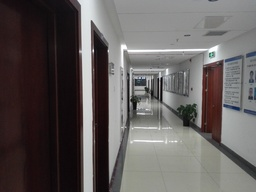
#> input picture Image/Corridor_l_low.jpg, 256 x 192 px, shrunk from 1000 x 750 before the run
$ python Canny_Hough_line.py   (Python 2 division)
#> lines starting #> are read from the running program, lines starting #| are printed output that depends on the picture
### HoughTransform.py
# hough_line_transform.py
'''
    Transform the image to hough space.
'''
import numpy as np
from collections import defaultdict
import pdb


def init_hough_img():
    return [0, []]


def hough_line_transform(img_bin, theta_res=1, rho_res=1, thr=100):
    '''
    input:
                img_bin: The edge image of the original image.
                theta_res: resolution of theta.
                rho_res: resolution of rho
                thr: threshold of the support of the (theta, rho) combination
    --------------------------------------------------------------------------
    output:
                hough_result:{(theta, rho):[support, [(y, x)...]]}
    '''
    print "hough start:\n"
    height, width = img_bin.shape
    theta_range = np.linspace(0.0, np.pi, np.ceil(180.0 / theta_res))
    rho_max = np.sqrt((width - 1) ** 2 + (height - 1)**2)
    rho_max = np.ceil(rho_max / rho_res)
    rho = np.linspace(-rho_max, rho_max, 2 * rho_max + 1)
    Hough_image = defaultdict(init_hough_img)
    for x in xrange(width - 1):
        for y in xrange(height - 1):
            if img_bin[y][x] > 0:
                for theta_id in xrange(len(theta_range)):
                    theta = theta_range[theta_id]
                    rhoVal = x * np.cos(theta) + y * np.sin(theta)
                    rhoIdx = np.argmin(np.abs(rho-rhoVal))
                    Hough_image[(theta_id, rhoIdx)][0] += 1
                    Hough_image[(theta_id, rhoIdx)][1].append((y, x))
                    # if Hough_image[(theta_id, rhoIdx)][0] > 100:
                    #     print "get "

    # Hough_image = sorted(Hough_image.items(), key=lambda (k, a): a[0])
    return Hough_image

### Canny_Hough_line.py
# Canny_Hough_line.py
'''
This program is to detect the line segment from an image.
Canny edge detection algorithm is used to detect the edge.
Hough line detection algorithm is used to detect the line.
In order to decrease the time of computation, both method is
combined.
'''
import cv2
import numpy as np
import HoughTransform


def traverse(i, j, img_h, img_l):
    '''
    Traverse the 8-neighbor of the (i, j) point of high magnitute image
    of sobel result. If there is any low sobel point in its neighbor, it is
    selected and this traverse is passed to the new sobel point.
    '''
    neighbor = [(-1, -1), (-1, 0), (-1, 1), (0, -1),
                (0, 1), (1, -1), (1, 0), (1, 1)]
    for dy, dx in neighbor:
        if img_h[i + dy][j + dx] == 0 and img_l[i + dy][j + dx]:
            img_h[i + dy][j + dx] = 250
            traverse(i + dy, j + dx, img_h, img_l)

img = cv2.imread('./Image/Corridor_l_low.jpg')
#> img is the input picture: shape (192, 256, 3); mean B, G, R 92.9, 94, 98.8
gray = cv2.cvtColor(img, cv2.COLOR_BGR2GRAY)
gray = cv2.GaussianBlur(gray, (5, 5), 0)

# sobel
grad_x = np.zeros(gray.shape, dtype=float)
grad_y = np.zeros(gray.shape, dtype=float)
sobel_x = [[-1, 0, 1],
           [-2, 0, 2],
           [-1, 0, 1]]
sobel_x = np.array(sobel_x)
sobel_x = sobel_x.reshape(9)
sobel_y = [[-1, -2, -1],
           [0, 0, 0],
           [1, 2, 1]]
sobel_y = np.array(sobel_y)
sobel_y = sobel_y.reshape(9)
width = gray.shape[1]
#> width = 256
height = gray.shape[0]
#> height = 192

for x in xrange(1, width - 1):
    for y in xrange(1, height - 1):
        neigbor = gray[y - 1:y + 2, x - 1:x + 2]
        d_x = np.dot(sobel_x, neigbor.reshape(9))
        d_y = np.dot(sobel_y, neigbor.reshape(9))
        grad_x[y][x] = d_x
        grad_y[y][x] = d_y
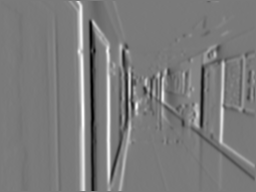
#> grad_x: shape (192, 256) float64; min -396, max 428, mean 2.8; drawn with min black and max white
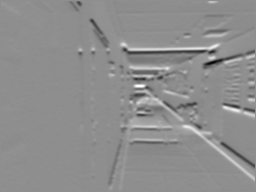
#> grad_y: shape (192, 256) float64; min -370, max 292, mean -0.7; drawn with min black and max white
sobel_mag = np.hypot(grad_x, grad_y)
sobel_dir = np.arctan2(grad_y, grad_x)
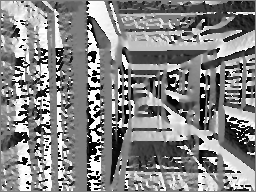
#> sobel_dir: shape (192, 256) float64; min -3.14, max 3.14, mean 0.141; drawn with min black and max white
mag_sup = sobel_mag

dirs = {('v', 0): [67.5 * np.pi / 180, 112.5 * np.pi / 180],
        # ('h', 3): [[0, 22.5 * np.pi / 180], [157.5*np.pi / 180, np.pi]],
        ('up_r', 1): [22.5 * np.pi / 180, 67.5 * np.pi / 180],
        ('up_l', 2): [112.5 * np.pi / 180, 157.5 * np.pi / 180]}
# round the diretions to one of four directions
for x in xrange(1, width - 1):
    for y in xrange(1, height - 1):
        for key, agree in dirs.iteritems():
            if agree[0] <= sobel_dir[y][x] < agree[1] or\
                    -agree[1] <= sobel_dir[y][x] < -agree[0]:
                sobel_dir[y][x] = key[1]
                break
        else:
            sobel_dir[y][x] = 3
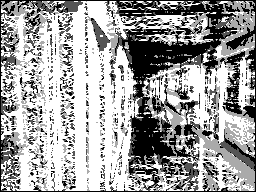
#> sobel_dir: shape (192, 256) float64; min 0, max 3, mean 1.89; drawn with min black and max white
# Non Maximum Suppression
for x in xrange(1, width - 1):
    for y in xrange(1, height - 1):
        if sobel_dir[y][x] == 0:  # vertical
            if sobel_mag[y][x] <= sobel_mag[y][x + 1] or \
                    sobel_mag[y][x] <= sobel_mag[y][x - 1]:
                mag_sup[y][x] = 0
        elif sobel_dir[y][x] == 1:  # up right
            if sobel_mag[y][x] <= sobel_mag[y - 1][x + 1] or \
                    sobel_mag[y][x] <= sobel_mag[y + 1][x - 1]:
                mag_sup[y][x] = 0
        elif sobel_dir[y][x] == 2:  # up left
            if sobel_mag[y][x] <= sobel_mag[y - 1][x - 1] or\
                    sobel_mag[y][x] <= sobel_mag[y + 1][x + 1]:
                mag_sup[y][x] = 0
        else:  # horizon
            if sobel_mag[y][x] <= sobel_mag[y][x + 1] or\
                    sobel_mag[y][x] <= sobel_mag[y][x - 1]:
                mag_sup[y][x] = 0
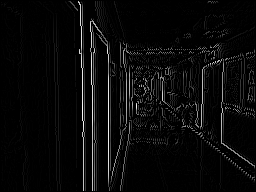
#> mag_sup: shape (192, 256) float64; min 0, max 428.1, mean 16.3; drawn with min black and max white

# Edge Linking
maximum = np.max(mag_sup)
#> maximum = 428.1
th = 0.2 * maximum
#> th = 85.62
tl = 0.1 * maximum
#> tl = 42.81
img_high = np.zeros(gray.shape)
img_low = np.zeros(gray.shape)
for x in xrange(width - 1):
    for y in xrange(height - 1):
        if mag_sup[y][x] >= tl:
            if mag_sup[y][x] >= th:
                img_high[y][x] = mag_sup[y][x]
            else:
                img_low[y][x] = mag_sup[y][x]
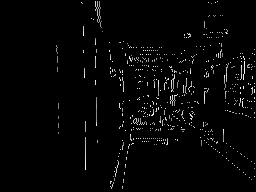
#> img_low: shape (192, 256) float64; min 0, max 85.62, mean 1.8; drawn with min black and max white

for x in xrange(1, width - 1):
    for y in range(1, height - 1):
        if img_high[y][x] > 0:
            traverse(y, x, img_high, img_low)

Hough_image = HoughTransform.hough_line_transform(img_high)
#> Hough_image = 39652 items
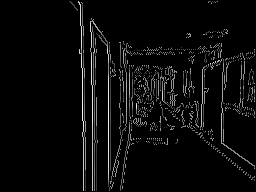
#> img_high: shape (192, 256) float64; min 0, max 428.1, mean 17.4; drawn with min black and max white
hough = sorted(Hough_image.items(), key=lambda(k, a): a[0], reverse=True)
#> hough = 39652 items

red = 0
blue = 0
img_1 = np.copy(img)
for p in hough:
    if p[1][0] > 200 and p[0][0] > 170 and red < 2:
        print "get red"
        red += 1
        for y, x in p[1][1]:
            img_1[y][x][0] = 0
            img_1[y][x][1] = 0
            img_1[y][x][2] = 255
    elif p[1][0] > 150 and p[0][0] < 30 and blue < 8:
        print "get blue"
        blue += 1
        for y, x in p[1][1]:
            img_1[y][x][0] = 255
            img_1[y][x][1] = 0
            img_1[y][x][2] = 0
    if red >= 2 and blue >= 8:
        break
#> after the loop, blue = 0; red = 0

for p in hough:
    if p[1][0] > 150 and 10<p[0][0] <35:
        print "get green"
        for y, x in p[1][1]:
            img_1[y][x][0] = 0
            img_1[y][x][1] = 255
            img_1[y][x][2] = 0

for p in hough:
    if p[1][0] > 200 and 125 < p[0][0] < 145:
        print "get orange"
        for y, x in p[1][1]:
            img_1[y][x][0] = 0
            img_1[y][x][1] = 255
            img_1[y][x][2] = 255

cv2.imwrite('./tmp_l.jpg', img_1)

    # cv2.imshow('gray', gray)

$ run again, with Image/Corridor_c.jpg copied over Image/Corridor_l_low.jpg
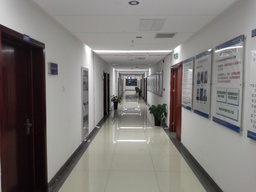
#> input picture Image/Corridor_c.jpg, 256 x 192 px, shrunk from 4160 x 3120 before the run
#> img is the input picture: shape (192, 256, 3); mean B, G, R 120, 123.5, 126.8
#> maximum = 425.7
#> th = 85.14
#> tl = 42.57
#> after the loop `for x in xrange(width - 1):`:
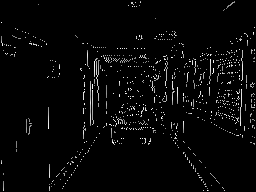
#> img_low: shape (192, 256) float64; min 0, max 85.09, mean 2.5; drawn with min black and max white
#> Hough_image = 45864 items
#> `Hough_image = HoughTransform.hough_line_transform(img_high)`:
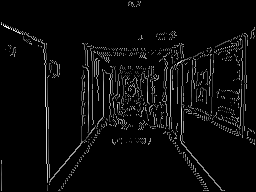
#> img_high: shape (192, 256) float64; min 0, max 425.7, mean 17.4; drawn with min black and max white
#> after the loop `for p in hough:`: blue = 0
